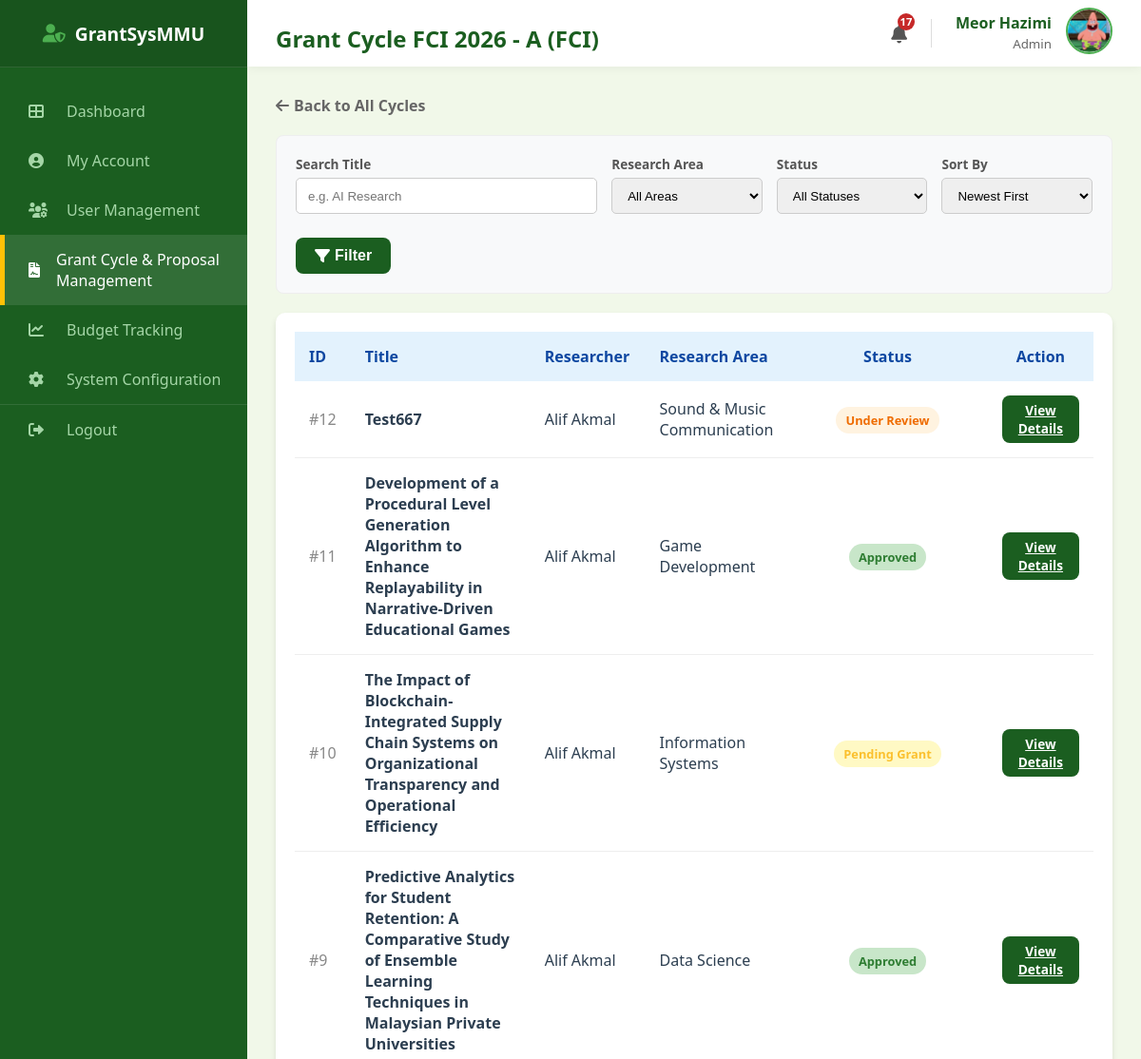
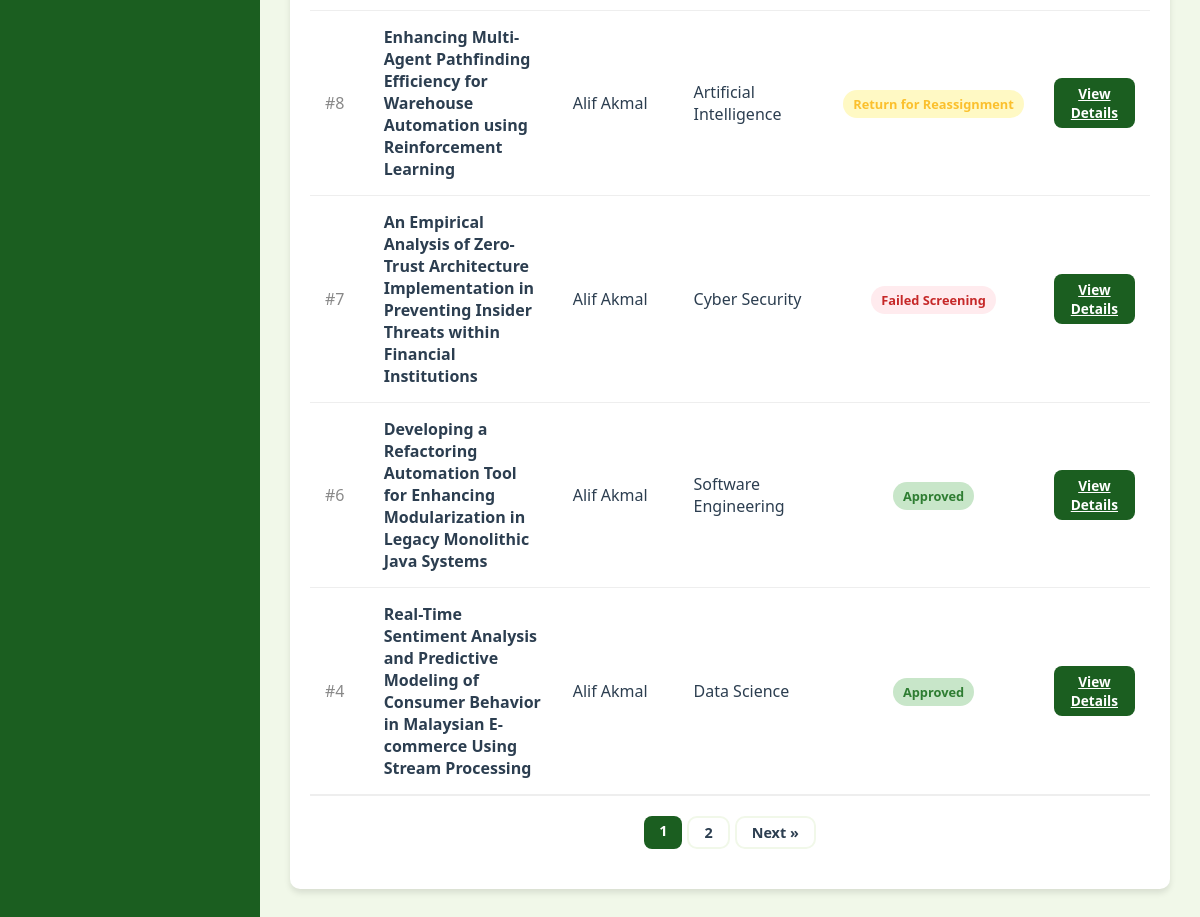
/admin/proposals/cycle/1 (signed in), run on an earlier commit of the app's database (2 pictures, top to bottom).
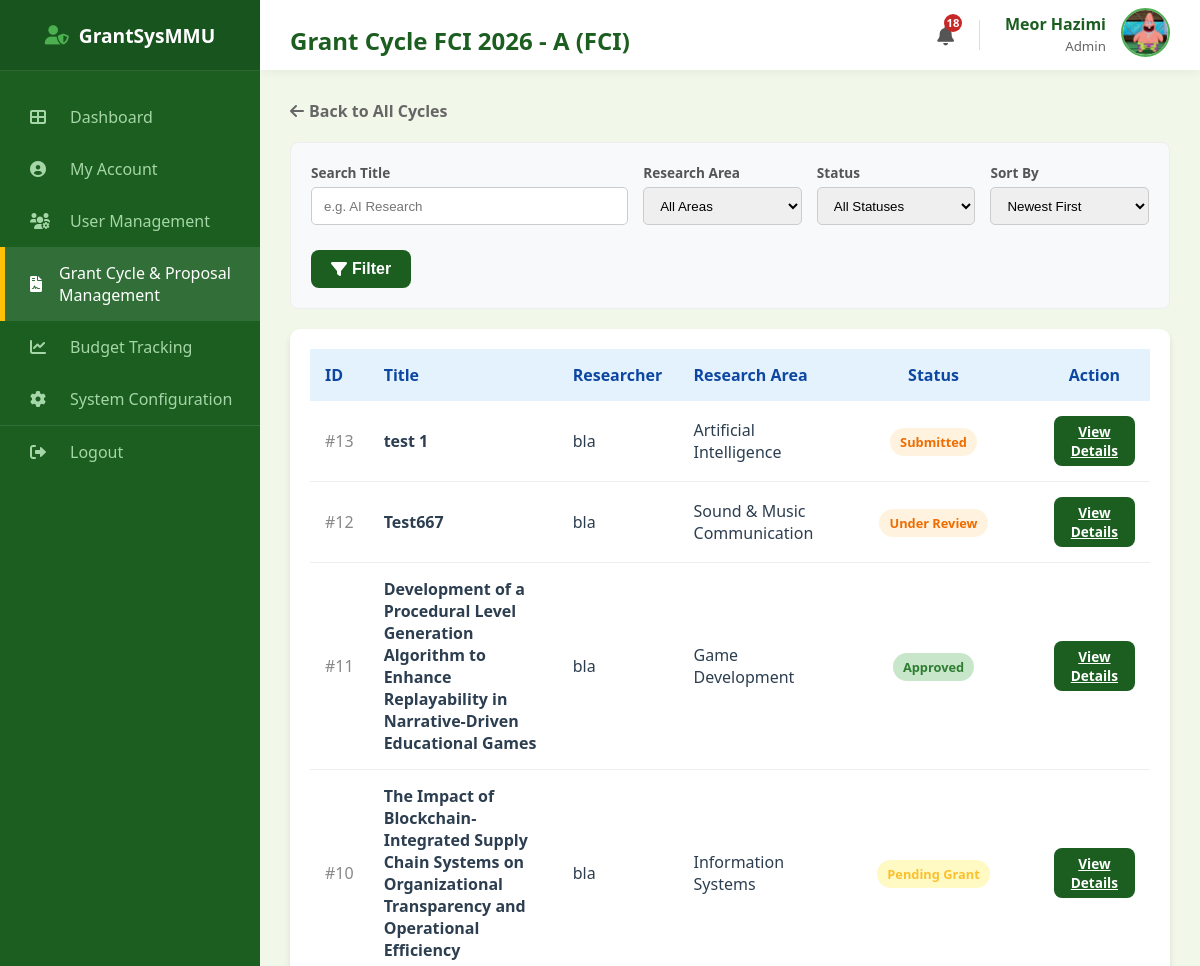
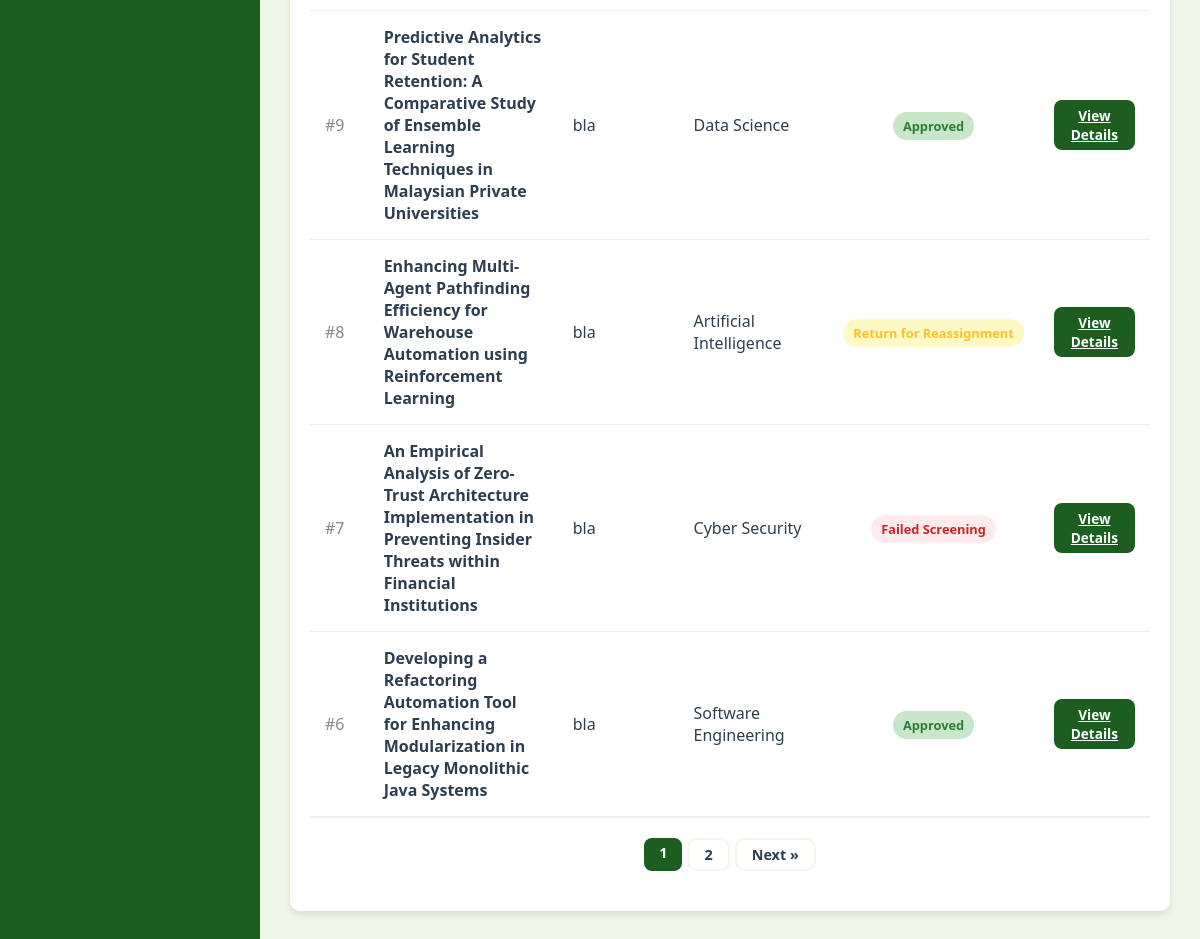
And on a later commit of the database (2 pictures, top to bottom).
### models.py (models this page shows, shortened)
class Proposal(db.Model):
    __tablename__ = "proposal"
    proposal_id = db.Column(db.Integer, primary_key=True)
    title = db.Column(db.String(255), nullable=False)
    research_area = db.Column(db.String(100), nullable=False, default="General")
    requested_budget = db.Column(db.Float, nullable=False)
    status = db.Column(db.String(30), nullable=False, default="Draft")
    submission_date = db.Column(db.Date, default=malaysia_now)
    document_file = db.Column(db.String(100), nullable=True)
    review_score = db.Column(db.Integer, nullable=True)
    review_feedback = db.Column(db.Text, nullable=True)
    review_draft = db.Column(db.Text, nullable=True)
    researcher_id = db.Column(
        db.Integer, db.ForeignKey("researcher.researcher_id"), nullable=False
    )
    cycle_id = db.Column(
        db.Integer, db.ForeignKey("grant_cycle.cycle_id"), nullable=False
    )
    assigned_reviewer_id = db.Column(
        db.Integer, db.ForeignKey("reviewer.reviewer_id"), nullable=True
    )
    assigned_hod_id = db.Column(db.Integer, db.ForeignKey("hod.hod_id"), nullable=True)
    reviewer = db.relationship("Reviewer", foreign_keys=[assigned_reviewer_id])
    hod = db.relationship("HOD", foreign_keys=[assigned_hod_id])
    deadlines = db.relationship(
        "Deadline", backref="proposal", cascade="all, delete-orphan"
    )

class User(db.Model):
    __tablename__ = "user"
    mmu_id = db.Column(db.String(15), primary_key=True)
    name = db.Column(db.String(150), nullable=False)
    email = db.Column(db.String(100), unique=True, nullable=False)
    password = db.Column(db.String(100), nullable=False)
    faculty = db.Column(db.String(100), nullable=False)
    user_role = db.Column(db.String(25), nullable=False)
    profile_image = db.Column(db.String(20), nullable=False, default="default.jpg")
    phone_number = db.Column(db.String(20), nullable=True)
    admin_profile = db.relationship(
        "Admin", backref="user_info", uselist=False, cascade="all, delete-orphan"
    )
    researcher_profile = db.relationship(
        "Researcher", backref="user_info", uselist=False, cascade="all, delete-orphan"
    )
    reviewer_profile = db.relationship(
        "Reviewer", backref="user_info", uselist=False, cascade="all, delete-orphan"
    )
    hod_profile = db.relationship(
        "HOD", backref="user_info", uselist=False, cascade="all, delete-orphan"
    )

### routes/admin_routes.py (the view)
@admin_bp.route("/admin/proposals/cycle/<int:cycle_id>")
def admin_view_cycle_proposals(cycle_id):
    if session.get("role") != "Admin":
        return redirect(url_for("admin.admin_login"))
    cycle = GrantCycle.query.get_or_404(cycle_id)
    search_proposal = request.args.get("search", "")
    filter_area = request.args.get("area", "")
    filter_status = request.args.get("status", "")
    sort_option = request.args.get("sort", "newest")
    page = request.args.get("page", 1, type=int)
    per_page = 8
    query = Proposal.query.filter(
        Proposal.cycle_id == cycle.cycle_id, Proposal.status != "Draft"
    )
    if search_proposal:
        query = query.filter(Proposal.title.ilike(f"%{search_proposal}%"))
    if filter_area and filter_area != "all":
        query = query.filter(Proposal.research_area == filter_area)
    if filter_status and filter_status != "all":
        query = query.filter(Proposal.status == filter_status)
    if sort_option == "oldest":
        query = query.order_by(Proposal.proposal_id.asc())
    elif sort_option == "title_asc":
        query = query.order_by(Proposal.title.asc())
    elif sort_option == "status_asc":
        query = query.order_by(Proposal.status.asc())
    else:
        query = query.order_by(Proposal.proposal_id.desc())
    pagination = query.paginate(page=page, per_page=per_page, error_out=False)
    return render_template(
        "admin_cycle_proposals.html",
        cycle=cycle,
        proposals=pagination.items,
        pagination=pagination,
        user=User.query.get(session["user_id"]),
        research_areas=ResearchArea.query.all(),
        current_search=search_proposal,
        current_area=filter_area,
        current_status=filter_status,
        current_sort=sort_option,
    )

### main.py (called while the page is built)
@app.context_processor
def inject_notifications():
    if "user_id" in session:
        unread = Notification.query.filter_by(recipient_id=session["user_id"], is_read=False).count()
        return dict(unread_notifications=unread)
    return dict(unread_notifications=0)

### templates/admin_cycle_proposals.html (shortened to what the changed rows need)
<!DOCTYPE html>
<html lang="en">
<head>
    <link rel="stylesheet" type="text/css" href="{{ url_for('static', filename='style.css') }}">
    <link rel="stylesheet" href="https://cdnjs.cloudflare.com/ajax/libs/font-awesome/6.0.0/css/all.min.css">
</head>
<body>
    <div class="dashboard-container">
        <div class="main-content">
            <div class="top-bar">
                <h2>{{ cycle.cycle_name }} ({{ cycle.faculty }})</h2>
                <div style="display: flex; align-items: center; gap: 25px;">
                    <a href="{{ url_for('auth.view_notifications') }}"
                        style="position: relative; color: #555; font-size: 1.2rem; text-decoration: none;">
                        <i class="fas fa-bell"></i>
                        {% if unread_notifications > 0 %}
                        <span
                            style="position: absolute; top: -8px; right: -8px; background: #c62828; color: white; border-radius: 50%; width: 18px; height: 18px; font-size: 0.7rem; display: flex; align-items: center; justify-content: center; font-weight: bold;">
                            {{ unread_notifications }}
                        </span>
                        {% endif %}
                    </a>
                </div>
            </div>
            <div class="content-wrapper">
                <div class="table-card">
                    <table style="width: 100%; border-collapse: collapse;">
                        <thead>
                            <tr style="background: #e3f2fd; color: #0d47a1;">
                                <th style="padding: 15px; width:5%; text-align: left;">ID</th>
                                <th style="padding: 15px; width:35%; text-align: left;">Title</th>
                                <th style="padding: 15px; width:15%; text-align: left;">Researcher</th>
                                <th style="padding: 15px; width:15%; text-align: left;">Research Area</th>
                                <th style="padding: 15px; width:15%; text-align: center;">Status</th>
                                <th style="padding: 15px; width:15%; text-align: center;">Action</th>
                            </tr>
                        </thead>
                        <tbody>
                            {% for prop in proposals %}
                            <tr style="border-bottom: 1px solid #eee;">
                                <td style="padding: 15px; color: #888;">#{{ prop.proposal_id }}</td>
                                <td style="padding: 15px; font-weight: bold;">{{ prop.title }}</td>
                                <td style="padding: 15px;">{{ prop.researcher.user_info.name }}</td>
                                <td style="padding: 15px;">{{ prop.research_area }}</td>
                                <td style="padding: 15px; text-align: center;">
                                    <span style="
                                    padding: 5px 10px; border-radius: 15px; font-size: 0.8rem; font-weight: bold; white-space: nowrap;
                                    {% if prop.status == 'Approved' %}background:#c8e6c9; color:#2e7d32;
                                    {% elif prop.status == 'Rejected' %}background:#ffcdd2; color:#c62828;
                                    {% elif prop.status == 'Under Review' %}background:#fff3e0; color:#ef6c00;
                                    {% elif prop.status == 'Draft' %}background:#e3f2fd; color:#1565c0;
                                    {% elif prop.status == 'Passed Screening' %}background:#e3f2fd; color:#1565c0;
                                    {% elif prop.status == 'Failed Screening' %}background:#ffebee; color:#c62828;
                                    {% elif prop.status == 'Submitted' %}background:#fff3e0; color:#ef6c00;
                                    {% elif prop.status == 'Pending HOD Approval' %}background: #d8bfd8; color: #50404d;
                                    {% else %}background:#fff9c4; color:#fbc02d;{% endif %}
                                ">
                                        {{ prop.status }}
                                    </span>
                                </td>
                                <td style="padding: 15px; text-align: center;">
                                    <a href="{{ url_for('admin.admin_view_proposal', proposal_id=prop.proposal_id) }}"
                                        class="btn-primary"
                                        style="padding: 6px 15px; width: auto; font-size: 0.85rem; display: inline-block; margin: 0;">
                                        View Details
                                    </a>
                                </td>
                            </tr>
                            {% else %}
                            <tr>
                                <td colspan="6" style="padding: 40px; text-align: center; color: #999;">No proposals
                                    found matching your criteria.</td>
                            </tr>
                            {% endfor %}
                        </tbody>
                    </table>
                    {% if pagination.pages > 1 %}
                    <div
                        style="padding: 20px; display: flex; justify-content: center; gap: 5px; border-top: 1px solid #eee;">
                        {% for page_num in pagination.iter_pages(left_edge=1, right_edge=1, left_current=1,
                        right_current=1) %}
                        {% if page_num %}
                        {% if page_num == pagination.page %}
                        <span class="btn-primary"
                            style="width: auto; padding: 5px 15px; font-size: 0.9rem; cursor: default; margin-top: 0;">{{
                            page_num }}</span>
                        {% else %}
                        <a href="{{ url_for('admin.admin_view_cycle_proposals', cycle_id=cycle.cycle_id, page=page_num, search=current_search, area=current_area, status=current_status, sort=current_sort) }}"
                            class="btn-outline" style="width: auto; padding: 5px 15px; font-size: 0.9rem;">{{ page_num
                            }}</a>
                        {% endif %}
                        {% else %}
                        <span style="padding: 5px;">...</span>
                        {% endif %}
                        {% endfor %}
                        {% if pagination.has_next %}
                        <a href="{{ url_for('admin.admin_view_cycle_proposals', cycle_id=cycle.cycle_id, page=pagination.next_num, search=current_search, area=current_area, status=current_status, sort=current_sort) }}"
                            class="btn-outline" style="width: auto; padding: 5px 15px; font-size: 0.9rem;">Next
                            &raquo;</a>
                        {% endif %}
                    </div>
                    {% endif %}
                </div>
            </div>
        </div>
    </div>
</body>
</html>

What changed in the data, as far as the page shows it:
no longer on this page (row unchanged): Proposal: proposal_id "4", title "Real-Time Sentiment Analysis and Predictive Modeling of Consumer Behavior in Malaysian E-commerce Using Stream Processing", researcher.user_info.name "Alif Akmal", research_area "Data Science", status "Approved"
added Proposal: proposal_id "13", title "test 1", researcher.user_info.name "bla", research_area "Artificial Intelligence", status "Submitted"
changed through a linked row, Proposal "Test667": researcher.user_info.name "Alif Akmal" → "bla"
changed through a linked row, Proposal "Game Development": researcher.user_info.name "Alif Akmal" → "bla"
changed through a linked row, Proposal "Information Systems": researcher.user_info.name "Alif Akmal" → "bla"
changed through a linked row, Proposal "Data Science": researcher.user_info.name "Alif Akmal" → "bla"
changed through a linked row, Proposal "Return for Reassignment": researcher.user_info.name "Alif Akmal" → "bla"
changed through a linked row, Proposal "Cyber Security": researcher.user_info.name "Alif Akmal" → "bla"
changed through a linked row, Proposal "Software Engineering": researcher.user_info.name "Alif Akmal" → "bla"
Also different on the page:
{{ unread_notifications }}: "17" → "18"
